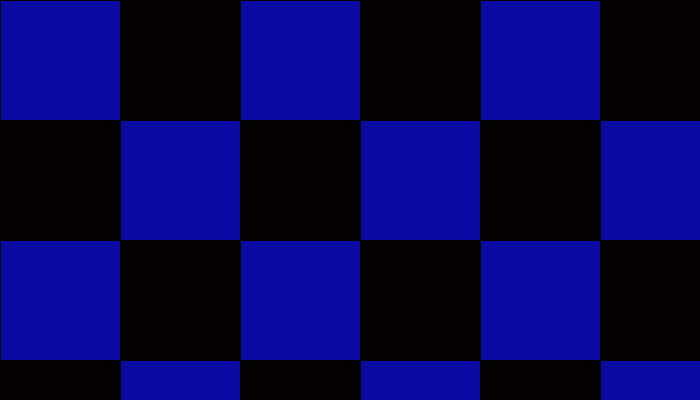
Frame 1 (no input)
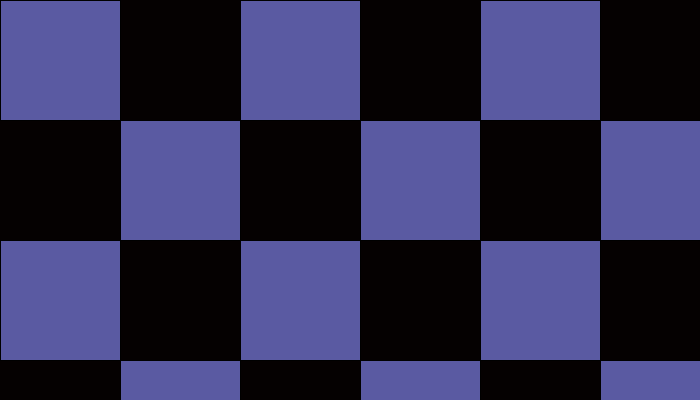
Frame 60 (the mouse pressed at the canvas centre just before this capture)
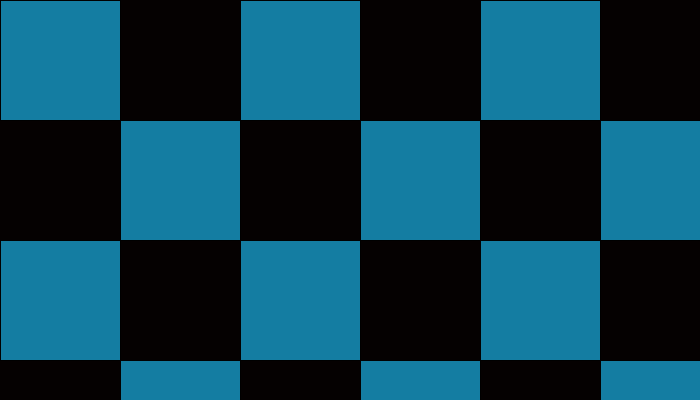
Frame 120 (the mouse held since frame 60 and released just before this capture)

The Processing sketch that drew these frames (run headless with seeded random() and noise(); from frame 60 on, the mouse is pressed at the canvas centre):

// Processing sketch: processing_36115
// ── processing_36115.pde

void setup() {
  size(700,400);
  smooth();
  background(5,1,1);
  color(RGB);
}


void draw() { 
  
  fill((mouseX+frameCount*10)%255, (mouseY+frameCount*10)%255,162);
  rect(0,0,120,120);
  fill((mouseX+frameCount*10)%255, (mouseY+frameCount*10)%255,162);

  rect(120,120,120,120);
  fill((mouseX+frameCount*10)%255, (mouseY+frameCount*10)%255,162);
  
  rect(240,0,120,120);
  fill((mouseX+frameCount*10)%255, (mouseY+frameCount*10)%255,162);

  rect(360,120,120,120);

  rect(480,0,120,120);
  fill((mouseX+frameCount*10)%255, (mouseY+frameCount*10)%255,162);

   rect(600,120,120,120);

  rect(0,240,120,120);
  
  rect(120,360,120,120);

  rect(240,240,120,120);

  rect(360,360,120,120);
  fill((mouseX+frameCount*10)%255, (mouseY+frameCount*10)%255,162);
  
  rect(480,240,120,120);
  
   rect(600,360,120,120);

  
  rect(0,480,120,120);

  rect(240,480,120,120);
  fill((mouseX+frameCount*10)%255, (mouseY+frameCount*10)%255,162);
  
  rect(480,480,120,120);
}
